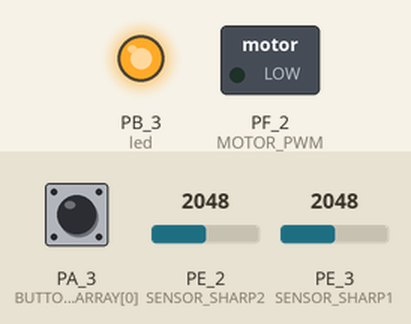
The sketch below on a simulated TI Tiva C LaunchPad. Shown: switched loads named in the sketch (green lamp = pin HIGH), output pins drawn as LEDs (lit = HIGH). Dashed ring = blinking. The inputs (shaded band) are chosen by the test bench; at power-on: PE_2 (SENSOR_SHARP2) = 2048, PA_3 (BUTTON_ARRAY[0]) LOW, PE_3 (SENSOR_SHARP1) = 2048.

Above: at 3.3 s.
3.4 s: PE_2 (SENSOR_SHARP2) set to 3603
At 4.5 s:
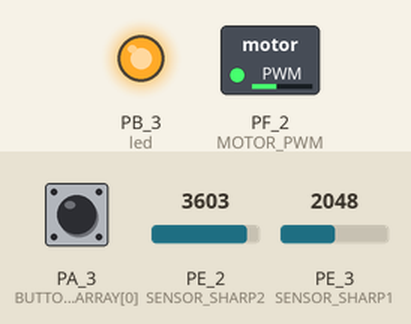
6.4 s: PE_2 (SENSOR_SHARP2) set to 2047
At 6.71 s:
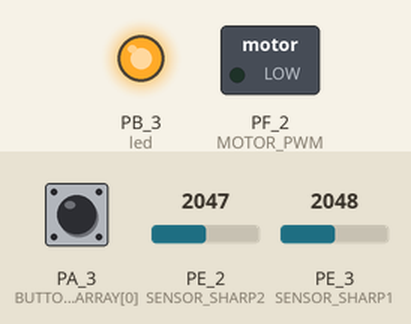
Timing chart, 0 to 15.4 s (numbered marks = the images above; inputs shaded):
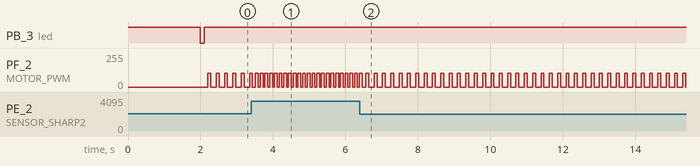

Measured:
- after the input at 3.4 s, PF_2 (MOTOR_PWM): alternates 104/255 for 0.08 s and 0/255 for 0.05 s, starting after 0.12 s
- after the input at 6.4 s, PF_2 (MOTOR_PWM): alternates 104/255 for 0.08 s and 0/255 for 0.15 s, starting after 0.16 s
- by itself, PF_2 (MOTOR_PWM): alternates 104/255 for 0.08 s and 0/255 for 0.15 s

The sketch:

MT3.ino
```cpp
#include "Metro.h"
#include "button.h"
#include "alert_func.h"
#include "arduino_communication.h"
#include <Wire.h>
/*--------------------------------------------------------------*/
int led=PB_3;
uint8_t led_state = 0;

// Metro BlinkLed = Metro(250);
Metro ScanButton = Metro(10);
Metro RunAlertSystem = Metro(1);

void ProcessUserInput();
/*--------------------------------------------------------------*/
void setup()
{
  // put your setup code here, to run once:
  // Serial.begin(115200);
  ButtonOpen();
  AlertSystemOpen();
  ArdCommOpen();
  pinMode(led, OUTPUT);
  digitalWrite(led, HIGH);
  delay(2000);
  digitalWrite(led, LOW);
  delay(100);
  digitalWrite(led, HIGH);
}

void loop()
{
  if (RunAlertSystem.check())
  {
    ProcessUserInput();
    AlertSystemPoll();
  }

  if (ScanButton.check())
  {
    ButtonPoll();
  }

  // if (BlinkLed.check())
  // {
    // led_state = led_state^1;
    // digitalWrite(led, led_state);
  // }
}
/*--------------------------------------------------------------*/
void ProcessUserInput() {
  uint8_t buttonId;
  Button_State_Type buttonState;
  uint8_t sendOK;

  ButtonRead( &buttonId, &buttonState);
  sendOK = 0;
  if (buttonState==BUTTON_PRESS)
  {
    if (buttonId==BUTTON_TIME)
    {
      sendOK = ArdCommWriteTime();
    }
    else if (buttonId==BUTTON_VOL)
    {
      sendOK = ArdCommWriteVol();
    }
    if (sendOK)
    {
      ButtonClear();
    }
  }
}
/*--------------------------------------------------------------*/
```

alert_func.cpp
```cpp
#include "alert_func.h"

static const uint8_t 		MOTOR_DISABLE 				= 0;
static const uint8_t 		MOTOR_ENABLE					= 104; 		// 420 in [0..1023]
static const uint8_t 		NUMBER_SAMPLE_FILTER	= 80;
// static const uint16_t 	BREAKS_DIST_ADC[]   	= {512,409,307,254,223,184,168,153,143,123,113,102,92,82};
// static const uint16_t 	BREAKS_DIST_ADC[]   	= {2752,1565,1180,860,721,680,623,582,557};
static const uint16_t 	BREAKS_DIST_ADC[]   	= {5504, 3130, 2360, 1720, 1442, 700};
static const uint8_t 		BREAKS_SIZE         	= sizeof(BREAKS_DIST_ADC)/2;
static const float 			ALPHA 								= 0.98;
static const float 			COMP_ALPHA						= 0.02;

static const uint16_t DELAY_FOR_TEST 	= 0;
static const int 			MOTOR_PWM 			= BLUE_LED;
static const int 			SENSOR_SHARP1		= A0;			// Right
static const int 			SENSOR_SHARP2		= A1;			// Left

enum {
	MOTOR_VIB_RUN = 1,
	MOTOR_VIB_REST = 0,
	MOTOR_STOP = 2
};

static uint8_t MultiMap(uint16_t);
static uint16_t ADC_Process_Value(uint16_t, uint8_t*);
static void MotorControl_Vibro(uint16_t);
static void TIM1_CtrlPWMOutputs(uint8_t);
static void InformVoice(char*);
/*--------------------------------------------------------------*/
void AlertSystemOpen()
{
	// countSampleSensor1 = 0;
	// countSampleSensor2 = 0;
	pinMode(MOTOR_PWM, OUTPUT);
	MotorControl_Vibro(MOTOR_DISABLE);
}

void AlertSystemPoll()
{
	static uint8_t countSampleSensor1 = 0, countSampleSensor2 = 0;
	static uint16_t idleTime1 = 0, idleTime2 = 0;
	static uint16_t filterADCValue1 = 0, filterADCValue2 = 0;

	uint16_t temp1, temp2;
	uint16_t rawADCValue1, rawADCValue2;
	uint16_t tempUART1, tempUART2;

	// if (Serial.available()>0)
	// {
	// 	tempUART1 = Serial.parseInt();
	// 	tempUART2 = Serial.parseInt();
	// 	if (Serial.read()=='\n')
	// 	{
	// 		// Serial.println(tempUART1);
	// 		// Serial.println(tempUART2);
	// 		rawADCValue1 = tempUART1;
	// 		rawADCValue2 = tempUART2;
	// 		temp1 =	ADC_Process_Value(rawADCValue1, &countSampleSensor1);
	// 		temp2 =	ADC_Process_Value(rawADCValue2, &countSampleSensor2);
	// 		// Serial.print(countSampleSensor1); Serial.print("   ");
	// 		// Serial.println(countSampleSensor2);
	// 		// 0xFFFF : ADC signal is in detect range but not sure yet
	// 		if (temp1 != 0xFFFF && idleTime1 != temp1)
	// 		{
	// 			idleTime1 = temp1;
	// 		}
	// 		if (temp2 != 0xFFFF && idleTime2 != temp2)
	// 		{
	// 			idleTime2 = temp2;
	// 		}
	// 		Serial.print(idleTime1); Serial.print("   ");
	// 		Serial.println(idleTime2);
	// 	}
	// }

	rawADCValue1 = analogRead(SENSOR_SHARP1);
	rawADCValue2 = analogRead(SENSOR_SHARP2);

	filterADCValue1 = ALPHA * ((float)filterADCValue1) + COMP_ALPHA * ((float)rawADCValue1);
	filterADCValue2 = ALPHA * ((float)filterADCValue2) + COMP_ALPHA * ((float)rawADCValue2);

	// temp1 =	ADC_Process_Value(rawADCValue1, &countSampleSensor1);
	// temp2 =	ADC_Process_Value(rawADCValue2, &countSampleSensor2);

	temp1 =	ADC_Process_Value(filterADCValue1, &countSampleSensor1);
	temp2 =	ADC_Process_Value(filterADCValue2, &countSampleSensor2);

			// 0xFFFF : ADC signal is in detect range but not sure yet
	if (temp1 != 0xFFFF && idleTime1 != temp1)
	{
		idleTime1 = temp1;
	}
	if (temp2 != 0xFFFF && idleTime2 != temp2)
	{
		idleTime2 = temp2;
	}

	// 2 la LEFT, 1 la RIGHT
	// if (((idleTime1 > idleTime2) && (idleTime2 != 0)) || (idleTime1==0)
	// {
	// 	MotorControl_Vibro(idleTime2);
	// 	InformVoice((char*)"vL");
	// 	// Serial.print("Run idleTime2 = ");
	// 	// Serial.println(idleTime2);
	// }
	// else
	// {
	// 	MotorControl_Vibro(idleTime1);
	// 	if (idleTime1!=0)
	// 	{
	// 		InformVoice((char*)"vR");
	// 	}
	// 	// Serial.print("Run idleTime1 = ");
	// 	// Serial.println(idleTime1);
	// }
	if (idleTime1==0 && idleTime2==0)
	{
		MotorControl_Vibro(idleTime2);
	}
	else if (idleTime1>=idleTime2)
	{
		if (idleTime2!=0)
		{
			MotorControl_Vibro(idleTime2);
			InformVoice((char*)"Vt");
		}
		else {
			MotorControl_Vibro(idleTime1);
			InformVoice((char*)"Vr");
		}
	}
	else if (idleTime2>idleTime1)
	{
		if (idleTime1!=0)
		{
			MotorControl_Vibro(idleTime1);
			InformVoice((char*)"Vr");
		}
		else {
			MotorControl_Vibro(idleTime2);
			InformVoice((char*)"Vt");
		}
	}
}
/*--------------------------------------------------------------*/
void InformVoice(char* dir)
{
	static uint32_t voiceHoldTimeMillis = 0;
	if (IsTimeExpired(voiceHoldTimeMillis, 3000)) // 2s for a remind
	{
		if (ArdCommWrite(VOICE_DIRECTION, dir)==1)
		{
			StartCountTime(&voiceHoldTimeMillis);
		}
	}
}

void StartCountTime(uint32_t *previousMillis)
{
	*previousMillis = millis();
}

uint8_t IsTimeExpired(uint32_t previousMillis, uint16_t waitTime)
{
	uint32_t currentMillis = millis();
	if (currentMillis - previousMillis >= waitTime)
	{
		return 1;
	}
	return 0;
}


void TIM1_CtrlPWMOutputs(uint8_t pwm)
{
	// Serial.println(pwm);
	analogWrite(MOTOR_PWM, pwm);
}

void MotorControl_Vibro(uint16_t idleTime)
{
	static uint8_t motorState = MOTOR_STOP;
	static uint32_t motorHoldTimeMillis = 0;

	switch (motorState)
	{
		case MOTOR_STOP:
		// TIM1_CtrlPWMOutputs(MOTOR_DISABLE);
		if (idleTime != 0) {
			motorState = MOTOR_VIB_RUN;
			TIM1_CtrlPWMOutputs(MOTOR_ENABLE);
			// Serial.println("MOTOR RUN");
			StartCountTime(&motorHoldTimeMillis);
		}
		break;

		case MOTOR_VIB_RUN:
        // TIM1_CtrlPWMOutputs(MOTOR_ENABLE);
		if (IsTimeExpired(motorHoldTimeMillis, 80 + DELAY_FOR_TEST)) {
			motorState = MOTOR_VIB_REST;
			TIM1_CtrlPWMOutputs(MOTOR_DISABLE);
			// Serial.println("MOTOR REST");
			StartCountTime(&motorHoldTimeMillis);
		}
		break;

		case MOTOR_VIB_REST:
		TIM1_CtrlPWMOutputs(MOTOR_DISABLE);
		if (idleTime == 0) {
			motorState = MOTOR_STOP;
			TIM1_CtrlPWMOutputs(MOTOR_DISABLE);
			// Serial.println("MOTOR STOP");
		}
		else if (IsTimeExpired(motorHoldTimeMillis, idleTime + DELAY_FOR_TEST)) {
			motorState = MOTOR_VIB_RUN;
			TIM1_CtrlPWMOutputs(MOTOR_ENABLE);
			// Serial.println("MOTOR RUN");
			StartCountTime(&motorHoldTimeMillis);
		}
		break;

		default:
		motorState = MOTOR_STOP;
		TIM1_CtrlPWMOutputs(MOTOR_DISABLE);
		break;
	}
}

/**
 * Find the position equivalent to ADC value; BREAKS_DIST_ADC is descending
 * @param  val: adc value
 * @return position
 */
 uint8_t MultiMap(uint16_t val)
 {
    // take care the value is within range
    // val = constrain(val, _in[0], _in[size-1]);
    // BREAKS_DIST_ADC descending
 	if (val >= BREAKS_DIST_ADC[0]) return 1;
 	if (val <= BREAKS_DIST_ADC[BREAKS_SIZE-1]) return (BREAKS_SIZE-1);

    // search right interval
    uint8_t pos = 1;  // BREAKS_DIST_ADC[0] allready tested
    while(val < BREAKS_DIST_ADC[pos]) pos++;

    // interpolate in the right segment for the rest
    return pos;
  }

/**
 * Process raw adc distant value
 * @param adcDistantValue
 * @return idleTime
 */
 uint16_t ADC_Process_Value(uint16_t adcDistantValue, uint8_t* count)
 {
 	float res;

 	if (adcDistantValue >= BREAKS_DIST_ADC[BREAKS_SIZE-1])
 	{
 		(*count)++;

 		if (*count < NUMBER_SAMPLE_FILTER) {
            // 0xFFFF : ADC signal is in detect range but not sure yet
 			return 0xFFFF;
 		}
 		else{
 			*count=0;
 			res = MultiMap(adcDistantValue);
 			return ((uint16_t)res*50);
 		}
 	}
 	else {
 		*count = 0;
 		return 0;
 	}
 }
/*--------------------------------------------------------------*/
```

alert_func.h
```cpp
#ifndef ALERT_FUNC
#define ALERT_FUNC

#include <Energia.h>
#include <stdint.h>
#include "arduino_communication.h"

#ifdef __cplusplus
extern "C"{
#endif

void AlertSystemOpen();
void AlertSystemPoll();
extern void StartCountTime(uint32_t*);
extern uint8_t IsTimeExpired(uint32_t, uint16_t);

#ifdef __cplusplus
} // extern "C"
#endif
#endif
```

arduino_communication.cpp
```cpp
#include "arduino_communication.h"

static char zz[]="zzzzzzz";

static char str_code[] = {'0','1','2','3','4','5','6','7','8','9','a','b','g','l','p'};
static RTC_DS1307 RTC;
static void PronounceNumber(uint8_t, char*);

/*--------------------------------------------------------------*/
void ArdCommOpen()
{
	Serial1.begin(115200);
	// Wire.begin();
	// RTC.begin();
}

uint8_t ArdCommWrite(uint8_t typeOfMessage, char* msg)
{
	static char str[10];
	static uint16_t timeHoldForSendVoiceMsg=0;
	static uint32_t lastMsgMillis;

	if (IsTimeExpired(lastMsgMillis, timeHoldForSendVoiceMsg) || typeOfMessage==SYSTEM)
	{
		sprintf(str, "%s", msg);
		strncat(str, zz, 8-strlen(str));
		Serial1.println(str);
		// Serial.println(str);

		if (typeOfMessage==VOICE_DIRECTION)
		{
			timeHoldForSendVoiceMsg=1000;
		}
		else if (typeOfMessage==VOICE_TIME)
		{
			timeHoldForSendVoiceMsg=5000;
		}
		if (typeOfMessage!=SYSTEM)
		{
			StartCountTime(&lastMsgMillis);
		}
		return 1;
	}
	return 0;
}

uint8_t ArdCommWriteTime()
{
	DateTime now = RTC.now();
  char str[10], str_hour[5], str_min[5];
  PronounceNumber(now.hour(), str_hour);
  PronounceNumber(now.minute(), str_min);
  sprintf(str, "v%sg%s", str_hour, str_min);
  // ArdCommWrite(VOICE, (char*)str);
  // return ArdCommWrite(VOICE_TIME, (char*)"In Gio");
  return ArdCommWrite(VOICE_TIME, (char*)str);
}

uint8_t ArdCommWriteVol()
{
	return ArdCommWrite(SYSTEM, (char*)"p+");
}
/*--------------------------------------------------------------*/

void PronounceNumber(uint8_t n, char* out)
{
	uint8_t chuc, dv;
	uint8_t pos = 0;

	chuc = n / 10;
	dv = n % 10;

	if (chuc==1)
	{
		out[pos++] = str_code[10];
	}
	else if (chuc>1)
	{
		out[pos++] = str_code[chuc];
		out[pos++] = str_code[11];
	}

	if (dv!=0 || (chuc==0 && dv==0))
	{
		if (dv==5 && chuc!=0)
		{
			out[pos++] = str_code[13];
		}
		else {
			out[pos++] = str_code[dv];
		}
	}
	out[pos] = '\0';
}
/*--------------------------------------------------------------*/
```

arduino_communication.h
```cpp
#ifndef ARDUINO_COMMUNICATION
#define ARDUINO_COMMUNICATION

#include <Energia.h>
#include <Wire.h>
#include <stdio.h>
#include <string.h>
#include "alert_func.h"
#include "RTClib.h"

#ifdef __cplusplus
extern "C"{
#endif

enum {
	VOICE_DIRECTION,
	VOICE_TIME,
	SYSTEM
};
void ArdCommOpen();
uint8_t ArdCommWrite(uint8_t,char*);
uint8_t ArdCommWriteTime();
uint8_t ArdCommWriteVol();

#ifdef __cplusplus
} // extern "C"
#endif
#endif
```

button.cpp
```cpp
#include "button.h"
#include "hardware_profile.h"
#include "alert_func.h"

static const uint8_t STATE_ACTIVE    = LOW;
static const uint8_t STATE_IDLE      = HIGH;

static const uint16_t BUTTON_TIME_BOUNCE = 20;
static const uint16_t BUTTON_TIME_HOLD   = 1000;

// This array has to agree in term of arragement
// with enum Button_Name_Type
const uint8_t BUTTON_ARRAY[] = {
    PA_3,
    PA_2
};

static void ButtonRelease();
static void ButtonPressInProcess();
static void ButtonPress();
static void ButtonReleaseInProcess();

static void (*button_state_table[])() = {
    ButtonRelease,
    ButtonPressInProcess,
    ButtonPress,
    ButtonReleaseInProcess
};

static Button_State_Type button_current_state;
static Button_State_Type buttonStateOutput;
static uint8_t buttonIdOutput;
static uint32_t previousMillis;
static uint8_t buttonOnActiveId;

/*--------------------------------------------------------------*/
void ButtonOpen() {
    // pinMode(PUSH1, INPUT_PULLUP);
    // pinMode(PUSH2, INPUT_PULLUP);
    for (int i = 0; i < sizeof(BUTTON_ARRAY); ++i)
    {
        pinMode(BUTTON_ARRAY[i], INPUT);
    }

    button_current_state = BUTTON_RELEASE;
    buttonStateOutput = BUTTON_RELEASE;
    buttonIdOutput = 0;
}

void ButtonPoll() {
    button_state_table[button_current_state]();
}

void ButtonRead(uint8_t *buttonId, Button_State_Type *state) {
	*state = buttonStateOutput;
	*buttonId = buttonIdOutput;
}

void ButtonClear() {
	buttonStateOutput = BUTTON_RELEASE;
	buttonIdOutput = 0;
}
/*--------------------------------------------------------------*/
// void StartCountTime() {
//     previousMillis = millis();
// }

uint8_t IsAnyButtonActive(uint8_t *buttonId) {
    *buttonId = 0;
    // sizeof is okay, for button_array is 1byte-element array
    for (int i = 0; i < sizeof(BUTTON_ARRAY); ++i)
    {
        if (digitalRead(BUTTON_ARRAY[i])==STATE_ACTIVE)
        {
            *buttonId = i;
            return STATE_ACTIVE;
        }
    }
    return STATE_IDLE;
}

// uint8_t IsTimeExpired(uint32_t previousMillis, uint16_t waitTime) {
//     uint32_t currentMillis = millis();
//     if (currentMillis - previousMillis >= waitTime)
//     {
//         return 1;
//     }
//     return 0;
// }

void ButtonRelease() {
    if (IsAnyButtonActive(&buttonOnActiveId)==STATE_ACTIVE)
    {
        button_current_state = BUTTON_PRESS_IN_PROCESS;
        StartCountTime(&previousMillis);
    }
}

void ButtonPressInProcess() {
    if (IsTimeExpired(previousMillis, BUTTON_TIME_BOUNCE))
    {
        if(digitalRead(BUTTON_ARRAY[buttonOnActiveId])==STATE_ACTIVE)
        {
            button_current_state = BUTTON_PRESS;
            // Serial.println("Button Pressed");
            StartCountTime(&previousMillis);
        }
        else
        {
            button_current_state = BUTTON_RELEASE;
        }
    }
}

void ButtonPress() {
    if (IsTimeExpired(previousMillis, BUTTON_TIME_HOLD))
    {
        buttonIdOutput = buttonOnActiveId;
        buttonStateOutput = BUTTON_HOLD;
        StartCountTime(&previousMillis);

        // Serial.print(buttonOnActiveId);
        // Serial.print(" ");
        // Serial.println("Button Hold");
    }

    if (digitalRead(BUTTON_ARRAY[buttonOnActiveId])==STATE_IDLE)
    {
        button_current_state = BUTTON_RELEASE_IN_PROCESS;
        StartCountTime(&previousMillis);
    }
}

void ButtonReleaseInProcess() {
    if (IsTimeExpired(previousMillis, BUTTON_TIME_BOUNCE))
    {
        if (digitalRead(BUTTON_ARRAY[buttonOnActiveId])==STATE_IDLE)
        {
            button_current_state = BUTTON_RELEASE;
            buttonIdOutput = buttonOnActiveId;
            buttonStateOutput = BUTTON_PRESS;

            // Serial.print(buttonOnActiveId);
            // Serial.print(" ");
            // Serial.println("Button Released");
        }
        else
        {
            button_current_state = BUTTON_PRESS;
        }
    }
}
/*--------------------------------------------------------------*/
```

button.h
```cpp
#ifndef BUTTON_H
#define BUTTON_H

#include <Energia.h>
#include <stdint.h>
// #include "alert_func.h"

#ifdef __cplusplus
extern "C"{
#endif

typedef enum {
    BUTTON_RELEASE = 0,
    BUTTON_PRESS_IN_PROCESS,
    BUTTON_PRESS,
    BUTTON_RELEASE_IN_PROCESS,
    BUTTON_HOLD
} Button_State_Type;

typedef enum {
	BUTTON_TIME,
	BUTTON_VOL
} Button_Name_Type;

void ButtonOpen();
void ButtonPoll();
void ButtonRead(uint8_t *buttonId, Button_State_Type *state);
void ButtonClear();

// extern static void (*button_state_table[])();

#ifdef __cplusplus
} // extern "C"
#endif
#endif
```

hardware_profile.h
```cpp
#ifndef HARDWARE_PROFILE
#define HARDWARE_PROFILE
#ifdef __cplusplus
extern "C"{
#endif

// #define BUTTON_PLAY PUSH1
// #define BUTTON_VOL 	PUSH2

#ifdef __cplusplus
} // extern "C"
#endif
#endif
```
